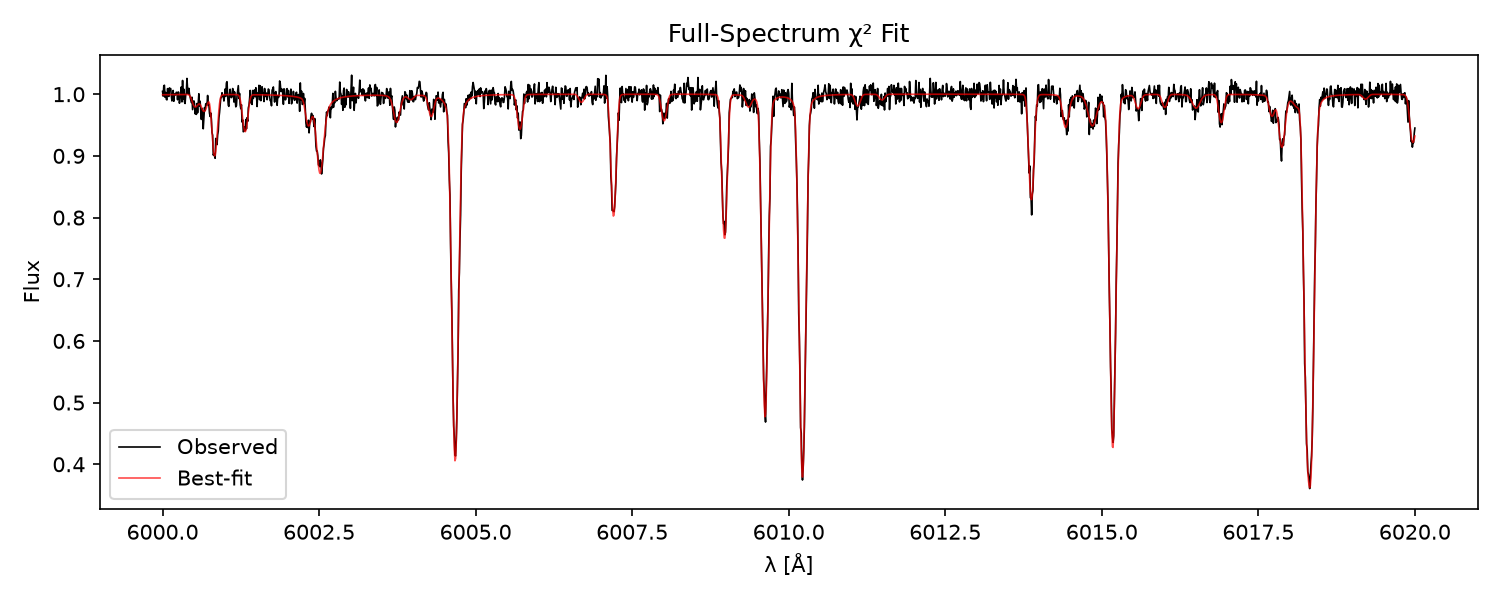

Write Julia code to recreate this figure.
# Full-Spectrum chi^2 Fitting Example (Julia)
# Synthesizes a fake "observed" spectrum at known parameters, adds noise,
# then uses Korg.Fit.fit_spectrum to recover the parameters from a
# deliberately offset initial guess.

println(">>> [1/9] Loading packages...")
using Korg
using PyPlot
using LinearAlgebra   # for diag(), used to pull uncertainties off the covariance matrix
println(">>> [1/9] Packages loaded: Korg, PyPlot, LinearAlgebra")

# ---------------------------------------------------------------------------
# Shared wavelength range and linelist
# ---------------------------------------------------------------------------
λmin = 6000.0
λmax = 6020.0
println(">>> [2/9] Loading VALD solar linelist...")
linelist = Korg.get_VALD_solar_linelist()  # `get_linelist` does not exist
println(">>> [2/9] Linelist loaded: $(length(linelist)) lines")

# ---------------------------------------------------------------------------
# 1. Create a synthetic "observed" spectrum (so the example is runnable)
# ---------------------------------------------------------------------------
true_params = Dict(
    "Teff"  => 5650.0,
    "logg"  => 4.30,
    "M_H"   => -0.15,
    "vmic"  => 1.2,
    "vsini" => 3.0,
)
println(">>> [3/9] True parameters: ", true_params)

println(">>> [4/9] Synthesizing the 'observed' spectrum at the true parameters...")
obs_wls, obs_flux, _ = Korg.synth(
    Teff  = true_params["Teff"],
    logg  = true_params["logg"],
    M_H   = true_params["M_H"],
    vmic  = true_params["vmic"],
    vsini = true_params["vsini"],
    linelist = linelist,
    wavelengths = (λmin, λmax)   # NOT λmin=/λmax= keywords
)
println(">>> [4/9] Synthesized $(length(obs_wls)) points.")

# Add small noise to simulate real data, and keep a matching per-pixel
# uncertainty vector -- fit_spectrum requires obs_err as an actual argument.
noise_level = 0.01
obs_flux = obs_flux .+ noise_level .* randn(length(obs_flux))
obs_err  = fill(noise_level, length(obs_flux))
println(">>> [4/9] Added Gaussian noise (σ=$(noise_level)) and built obs_err vector.")

# ---------------------------------------------------------------------------
# 2. Initial guess for fitting (deliberately offset from the truth)
# ---------------------------------------------------------------------------
initial_guess = Dict(
    "Teff"  => 5500.0,
    "logg"  => 4.0,
    "M_H"   => -0.3,
    "vmic"  => 1.0,
    "vsini" => 2.0,
)
println(">>> [5/9] Initial guess: ", initial_guess)

# Nothing is held fixed -- all 5 parameters above are free -- but
# fit_spectrum's signature requires a fixed_params Dict positionally
# regardless, so pass an empty one.
fixed_params = Dict{String, Float64}()

# ---------------------------------------------------------------------------
# 3. Full-spectrum chi^2 fitting
# ---------------------------------------------------------------------------
# `Korg.fit_spectrum` does not exist -- it's `Korg.Fit.fit_spectrum`, and it
# requires obs_wls, obs_flux, obs_err, linelist, initial_guess, fixed_params
# ALL as positional arguments (fixed_params has no default), not a single
# `initial=` NamedTuple.
println(">>> [6/9] Running Korg.Fit.fit_spectrum (this can take a while)...")
result = Korg.Fit.fit_spectrum(
    obs_wls,
    obs_flux,
    obs_err,
    linelist,
    initial_guess,
    fixed_params;
    # R has NO default -- fit_spectrum errors outright if it's omitted
    # (unless LSF_matrix + synthesis_wls are given instead). It also can't
    # be Inf (that produced NaNs via a stray 0*Inf internally). Since our
    # synthetic "observed" spectrum has no instrumental broadening baked
    # in, use a large-but-finite R so the LSF's FWHM (~λ/R) is small
    # compared to the lines' intrinsic (vmic/vsini/thermal) widths --
    # effectively negligible broadening without hitting floating-point Inf.
    R = 300_000.0
)
println(">>> [6/9] Fit complete. Result type: ", typeof(result))

# The exact field/property names on the returned result aren't something
# we've independently confirmed, and earlier scripts in this series turned
# out to return simpler things than their docstrings implied -- so check
# what's actually there rather than assume.
best = if hasproperty(result, :best_fit_params)
    println(">>>       Using result.best_fit_params")
    result.best_fit_params
elseif result isa AbstractDict
    println(">>>       Result itself is a Dict of best-fit parameters")
    result
else
    println(">>>       Unrecognized result shape -- dumping for inspection:")
    println(result)
    error("Unexpected return type from fit_spectrum: $(typeof(result))")
end

# result.covariance is (parameter_names, covariance_matrix) -- the diagonal
# gives each parameter's variance, so sqrt(diag(...)) gives 1-sigma
# uncertainties. Build a name -> uncertainty Dict so we can look values up
# by the same keys as `best`, regardless of what order covariance lists them in.
uncertainties = if hasproperty(result, :covariance)
    cov_names, cov_matrix = result.covariance
    sigmas = sqrt.(diag(cov_matrix))
    Dict(name => sigma for (name, sigma) in zip(cov_names, sigmas))
else
    println(">>>       No `covariance` field on result -- uncertainties unavailable.")
    Dict{String, Float64}()
end

println(">>> [7/9] Best-fit parameters (with 1σ uncertainties where available):")
for k in ["Teff", "logg", "M_H", "vmic", "vsini"]
    σ = get(uncertainties, k, NaN)
    println(">>>       $(k) = ", best[k], " ± ", σ)
end

println(">>> [7/9] Recovered vs. true:")
for k in ["Teff", "logg", "M_H", "vmic", "vsini"]
    σ = get(uncertainties, k, NaN)
    Δ = best[k] - true_params[k]
    n_sigma = isnan(σ) || σ == 0 ? NaN : Δ / σ
    println(">>>       $(k): fit=$(best[k]) ± $(σ), true=$(true_params[k]), Δ=$(Δ) ($(n_sigma)σ)")
end

# ---------------------------------------------------------------------------
# 4. Plot observed vs best-fit synthetic spectrum
# ---------------------------------------------------------------------------
println(">>> [8/9] Synthesizing best-fit spectrum for the comparison plot...")
fit_wls, fit_flux, _ = Korg.synth(
    Teff  = best["Teff"],
    logg  = best["logg"],
    M_H   = best["M_H"],
    vmic  = best["vmic"],
    vsini = best["vsini"],
    linelist = linelist,
    wavelengths = (λmin, λmax)
)
println(">>> [8/9] Best-fit spectrum synthesized.")

println(">>> [9/9] Building plot...")
figure(figsize=(10, 4))
plot(obs_wls, obs_flux, label="Observed", color="black", linewidth=0.8)
plot(fit_wls, fit_flux, label="Best-fit", color="red", alpha=0.7, linewidth=0.8)
xlabel("λ [Å]")
ylabel("Flux")
title("Full-Spectrum χ² Fit")
legend()
tight_layout()

outpath = "korg_full_spectrum_chi2_fit.png"
savefig(outpath, dpi=150)
println(">>> [9/9] Plot saved to: $(abspath(outpath))")
println(">>> Done.")
